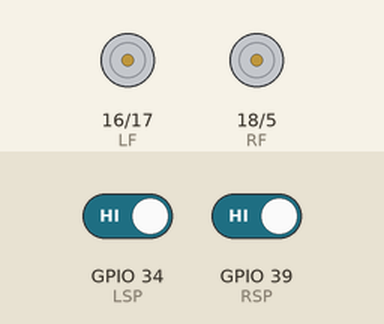
The sketch below on a simulated ESP32. Parts: motor-driver pin pairs drawn as motors (green arrow = first pin HIGH = forward, orange = second pin HIGH = backward, longer = more drive). Inputs (shaded band) come from the test bench; at power-on: GPIO 34 (LSP) HIGH, GPIO 39 (RSP) HIGH.

Above: at 3.4 s.
3.5 s: GPIO 34 (LSP) driven LOW
At 3.7 s:
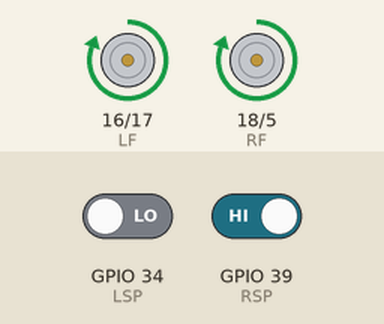
7.7 s: GPIO 39 (RSP) driven LOW
At 9.86 s:
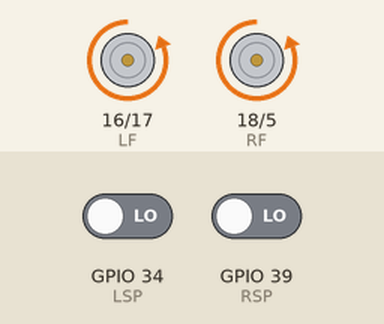
12.4 s: GPIO 39 (RSP) driven HIGH
At 13.11 s:
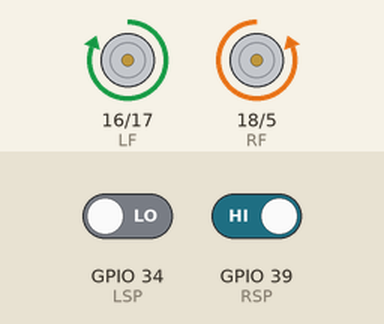
16.0 s: GPIO 34 (LSP) driven HIGH
Timing chart, 0 to 21.7 s (numbered marks = the images above; inputs shaded):
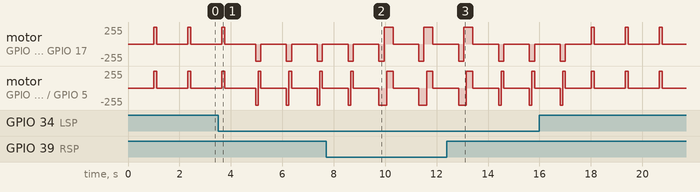

The sketch:

maze.ino
```cpp
#include <WiFi.h>
#include <analogWrite.h>
#include <Adafruit_GFX.h>
#include <Adafruit_SSD1306.h>
#include "Adafruit_VL53L0X.h"
#include <Wire.h>
#include <ArduinoJson.h>
#include <HTTPClient.h>
#include <sstream>

////WI-FI
//const char* ssid = "Sambal";
//const char* pass = "";

////set web server
//WiFiServer server (80);


// Motor Directions
#define RF 18
#define RB 5
#define LF 16
#define LB 17

//left Sensor pin(LSP) on analogPin 34
int LSP = 34;
//right Sensor pin(RSP) on analogPin 39
int RSP = 39;


void setup() {
  // put your setup code here, to run once:
  Serial.begin(115200);
//  WiFi.begin(ssid, pass);
//  server.begin();

// Sensor pins are INPUT
  pinMode(LSP, INPUT);
  pinMode(RSP, INPUT);

  //Motor pins are OUTPUT
  pinMode(RF, OUTPUT);
  pinMode(RB, OUTPUT);
  pinMode(LF, OUTPUT);
  pinMode(LB, OUTPUT);

}

//  String payload="";
//  int payloadInt= payload.toInt();

void loop() {
  // put your main code here, to run repeatedly:

//  HTTPClient http;
//  http.begin("http://10.110.110.158/battlebot/index.php");
//  int httpCode = http.GET();
//
//  if (httpCode > 0) { // if code is returning
//
//         payloadInt= payload.toInt();
//         payload = http.getString();
//         Serial.println(httpCode);
//         Serial.println(payload);
//      }


  maze();

}

void stopRobot() {
  digitalWrite(RF, LOW);
  digitalWrite(LF, LOW);
  digitalWrite(RB, LOW);
  digitalWrite(LB, LOW);
}

void leftTurn() {
  digitalWrite(RF, HIGH);
  digitalWrite(LF, LOW);
  digitalWrite(RB, LOW);
  digitalWrite(LB, HIGH);
}

void rightTurn() {
  digitalWrite(RF, LOW);
  digitalWrite(LF, HIGH);
  digitalWrite(RB, HIGH);
  digitalWrite(LB, LOW);
}

void forward() {
  digitalWrite(RF, HIGH);
  digitalWrite(LF, HIGH);
  digitalWrite(RB, LOW);
  digitalWrite(LB, LOW);
}

void backward() {
  digitalWrite(RB, HIGH);
  digitalWrite(LB, HIGH);
  digitalWrite(RF, LOW);
  digitalWrite(LF, LOW);
}

void maze(){

  int leftSensor = digitalRead(LSP);
  int RightSensor = digitalRead(RSP);


  if (leftSensor == 0 && RightSensor == 0 )
  {

        stopRobot();
        delay(1000);
        backward();
        delay(200);
        rightTurn();
        delay(100);
        forward();
        delay(250);


//        if(leftSensor == 0 && RightSensor == 0 ){
//          stopRobot();
//          delay(1000);
//          backward();
//          delay(200);
//          leftTurn();
//          delay(600);
//          forward();
//          delay(250);
//        }
  }

  else if (leftSensor == 0 && RightSensor == 1)
  {
        stopRobot();
        delay(1000);
        backward();
        delay(100);
        leftTurn();
        delay(100);

  }
  else if (leftSensor == 1 && RightSensor == 0)
  {
        stopRobot();
        delay(1000);
        backward();
        delay(100);
        rightTurn();
        delay(100);
   }

  else if (leftSensor == 1 && RightSensor == 1)
  {
        stopRobot();
        delay(1000);
        forward();
        delay(120);
        stopRobot();
        delay(200);
  }

}
```
